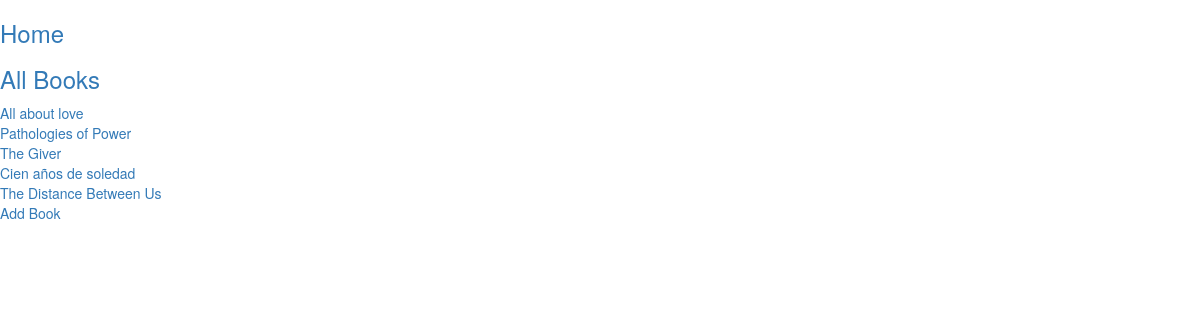
Before: /books with the older database file.
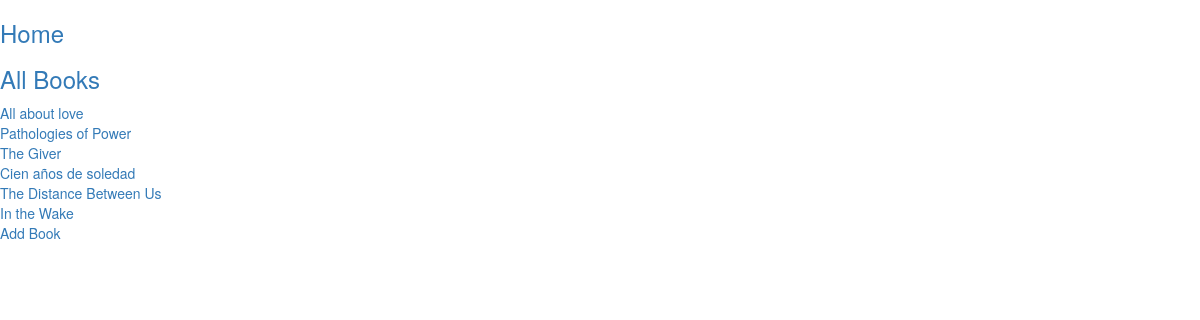
After: the same page with the newer database file.
### bookflood/models.py (models this page shows, shortened)
class Book(models.Model):
	title=models.CharField(max_length=255)
	author=models.CharField(max_length=255)
	genre=models.ForeignKey(Genre, on_delete=models.CASCADE)
	isbn=models.IntegerField(blank=True, null=True)
	price=models.DecimalField(max_digits=8, decimal_places=2, blank=True, null=True)
	date_published=models.DateField(blank=True, null=True)
	language=models.ForeignKey(Language, on_delete=models.CASCADE)
	def __str__(self):
		return self.title

### bookflood/views.py (the view)
# urls.py: path('books', views.BookList.as_view(), name='books'),
class BookList(BookView, ListView):
	template_name='book.html'

### bookflood/templates/book.html
{% extends 'base.html' %}
{% block content %}
{% for b in book_list %}
	<div>
		<a href="{%url 'book_detail' pk=b.id%}"> {{ b }}</a>
	</div>
	{% endfor %}
	<a href="{%url 'add_book' %}"> Add Book</a>
{% endblock %}

### bookflood/templates/base.html (shortened to what this page needs)
 <!DOCTYPE html>
<html>
{% load staticfiles %}
	<head>
		  <link rel="stylesheet" href="//maxcdn.bootstrapcdn.com/bootstrap/3.2.0/css/bootstrap.min.css">
		  <link rel="stylesheet" href="//maxcdn.bootstrapcdn.com/bootstrap/3.2.0/css/bootstrap-theme.min.css">
		  <link rel="stylesheet" href="{% static 'css/bookflood.css' %}">
	</head>
	<body>
		<div>
			<h3><a href="{% url 'home' %}">Home</a></h3>
			<h3><a href="{% url 'books' %}">All Books</a></h3>
		</div>
		{% block content %}
		{% endblock %}
	</body>
</html>

Changed rows visible on the page:
added Book: title "In the Wake"
